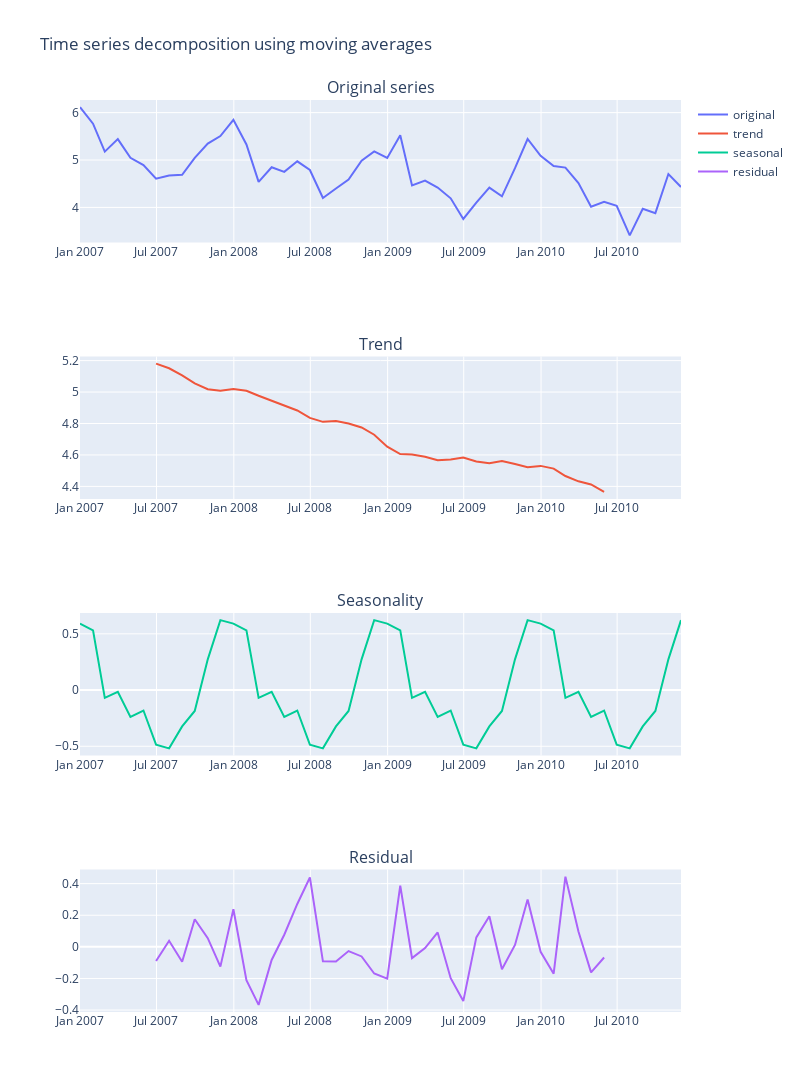

The code cell stored with this chart in its notebook:
### Code cell
fig = plot_seasonal_decomposition(df_month[var], ss_decomposition)
fig.show()
